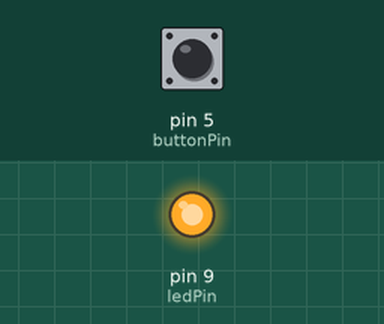
The sketch below on a simulated Arduino Uno, built with avr-gcc and run on an emulated ATmega328P. Parts: output pins drawn as LEDs (lit = HIGH). Dashed ring = blinking. The inputs (shaded band) are chosen by the test bench; at power-on: pin 5 (buttonPin) HIGH.

Above: at 1.2 s.
1.3 s: pin 5 (buttonPin) pulled LOW for 1 s
At 2.6 s:
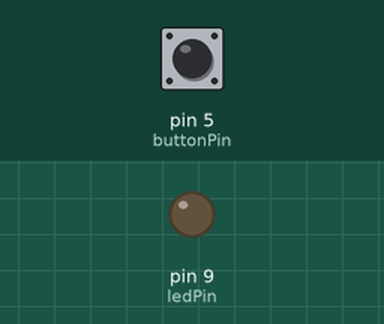
3.8 s: pin 5 (buttonPin) pulled LOW for 0.15 s
At 5.0 s:
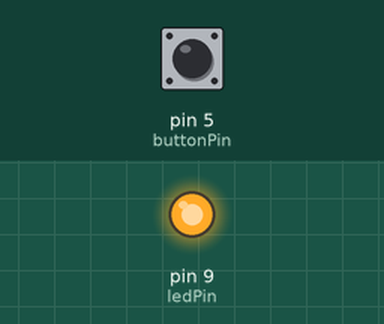
5.4 s: pin 5 (buttonPin) pulled LOW for 3.2 s
At 5.7 s:
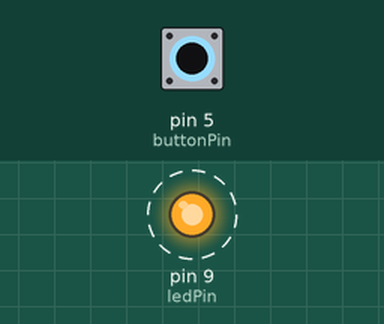
Timing chart, 0 to 9.9 s (numbered marks = the images above; inputs shaded):
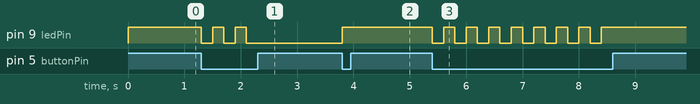

The sketch:

Button_LED.ino
```cpp
// pabloqpacin
// 2023.09.17
// based on Elegoo: Lesson_5-Digital_Inputs


int ledPin = 9;
int buttonPin = 5;
byte ledState = HIGH;

void setup() {
  pinMode(ledPin, OUTPUT);
  digitalWrite(ledPin, ledState);
  pinMode(buttonPin, INPUT_PULLUP);
}

void loop() {
  if (digitalRead(buttonPin) == LOW) {
    ledState = !ledState;
    digitalWrite(ledPin, ledState);
    delay(200);
  }
}
```

Measured:
- after the input at 1.3 s, pin 9 (ledPin): alternates HIGH for 0.20 s and LOW for 0.20 s, 5 changes in all, then stays LOW, starting at once
- after the input at 3.8 s, pin 9 (ledPin): LOW → HIGH at once
- after the input at 5.4 s, pin 9 (ledPin): alternates HIGH for 0.20 s and LOW for 0.20 s, 16 changes in all, then stays HIGH, starting at once
